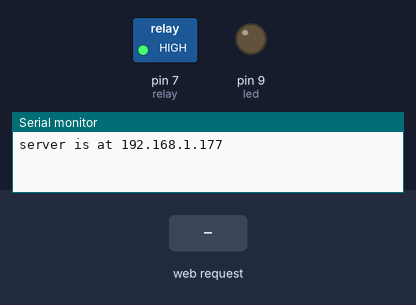
A program run on a simulated Arduino Uno, built with avr-gcc and run on an emulated ATmega328P. Parts: switched loads named in the program (green lamp = pin HIGH), output pins drawn as LEDs (lit = HIGH), the last lines printed to the serial monitor. The inputs (shaded band) are chosen by the test bench. WiFi joins after 1.5 s; servers stay silent unless stated.

Above: at 1.2 s.
1.3 s: HTTP request GET /relay1on received
At 2.5 s:
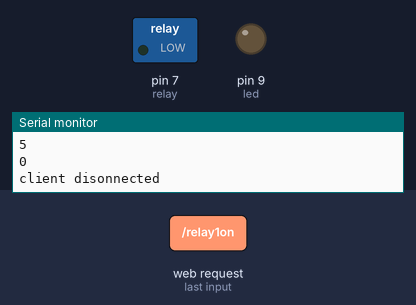
2.8 s: HTTP request GET /motor1off received
At 4.0 s:
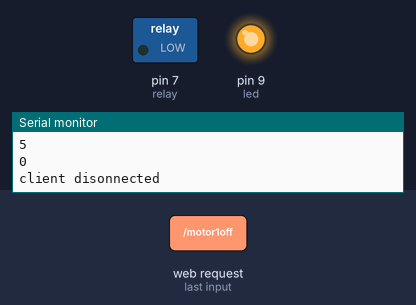
4.3 s: HTTP request GET /relay1off received
At 5.1 s:
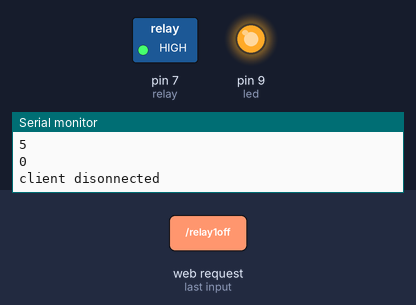
5.8 s: HTTP request GET /motor1on received
At 6.1 s:
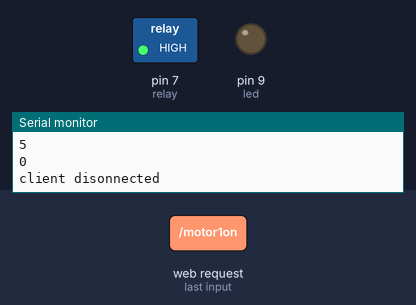
Timing chart, 0 to 8.3 s (numbered marks = the images above; inputs shaded):
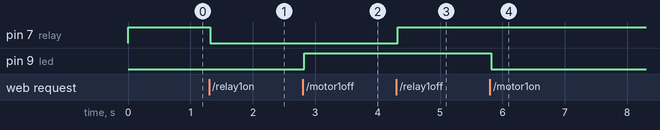

Measured:
- after the input at 1.3 s, pin 7 (relay): HIGH → LOW at once
- after the input at 2.8 s, pin 9 (led): LOW → HIGH at once
- after the input at 4.3 s, pin 7 (relay): LOW → HIGH at once
- after the input at 5.8 s, pin 9 (led): HIGH → LOW at once

The program:

main.cpp
```cpp
#include <Arduino.h>

/*
 * Wish & Cook
 * Hugo Mostardinha @ 2023 -01
 * Tanks: https://randomnerdtutorials.com
*/

#include <SPI.h>
#include <Ethernet.h>

// Enter a MAC address and IP address for your controller below.
// The IP address will be dependent on your local network:
byte mac[] = {
  0xDE, 0xAD, 0xBE, 0xEF, 0xFE, 0xED };
IPAddress ip(192, 168, 1, 177);
// Initialize the Ethernet server library
// with the IP address and port you want to use
// (port 80 is default for HTTP):
EthernetServer server(80);

// Ethernet Shild Pin Used: D10 ~ D13

// Relay state and pin
String relay1State = "Off";
const int relay = 7;

// Motor and PWM
String motor1State = "Off";
const int led = 9;         // the PWM pin the LED is attached to
int brightness = 0;  // how bright the LED is
int fadeAmount = 10;  // how many points to fade the LED by

// Client variables
char linebuf[80];
int charcount=0;

void setup() {
  // Relay module prepared
  pinMode(relay, OUTPUT);
  digitalWrite(relay, HIGH);
  // declare pin 9 to be an PWM output:
  pinMode(led, OUTPUT);
    // set the brightness of pin 9:
  analogWrite(led, brightness);


  // Open serial communication at a baud rate of 9600
  Serial.begin(9600);

  // start the Ethernet connection and the server:
  Ethernet.begin(mac, ip);
  server.begin();
  Serial.print("server is at ");
  Serial.println(Ethernet.localIP());
}

// Display dashboard page with on/off button for relay
// It also print Temperature in C and F
void dashboardPage(EthernetClient &client) {
  client.println("<!DOCTYPE HTML><html><head>");
  client.println("<meta name=\"viewport\" content=\"width=device-width, initial-scale=1\"></head><body>");
  client.println("<h3>Wish & Cook Web Controller - <a href=\"/\">Refresh</a></h3>");
  // Generates buttons to control the relay
  client.println("<h4>Cook 1 - State: " + relay1State + "</h4>");
  // If relay is off, it shows the button to turn the output on
  if(relay1State == "Off"){
    client.println("<a href=\"/relay1on\"><button>ON</button></a>");
  }
  // If relay is on, it shows the button to turn the output off
  else if(relay1State == "On"){
    client.println("<a href=\"/relay1off\"><button>OFF</button></a>");
  }

// Generates buttons to control the motor
  client.println("<h4>Motor 1 - State: " + motor1State + "</h4>");
// If Motor is off, it shows the button to turn the output on
  if(motor1State == "Off"){
    client.println("<a href=\"/motor1on\"><button>ON</button></a>");
  }
  // If relay is on, it shows the button to turn the output off
  else if(motor1State == "On"){
    client.println("<a href=\"/motor1off\"><button>OFF</button></a>");
  }


  client.println("</body></html>");
}


void loop() {


  // listen for incoming clients
  EthernetClient client = server.available();
  if (client) {
    Serial.println("new client");
    memset(linebuf,0,sizeof(linebuf));
    charcount=0;
    // an http request ends with a blank line
    boolean currentLineIsBlank = true;
    while (client.connected()) {
      if (client.available()) {
       char c = client.read();
       //read char by char HTTP request
        linebuf[charcount]=c;
        if (charcount<sizeof(linebuf)-1) charcount++;
        // if you've gotten to the end of the line (received a newline
        // character) and the line is blank, the http request has ended,
        // so you can send a reply
        Serial.println(c);
        if (c == '\n' && currentLineIsBlank) {
          dashboardPage(client);
          break;
        }

        if (c == '\n') {
          // Find Cook botton answer
          if (strstr(linebuf,"GET /relay1off") > 0){
            digitalWrite(relay, HIGH);
            relay1State = "Off";
          }
          else if (strstr(linebuf,"GET /relay1on") > 0){
            digitalWrite(relay, LOW);
            relay1State = "On";
          }
          // Find Motor botton answer

          if (strstr(linebuf,"GET /motor1off") > 0){
            //int bringtness= 500;
            digitalWrite(led, HIGH);
            motor1State = "Off";
          }
          else if (strstr(linebuf,"GET /motor1on") > 0){
            //int bringtness= 0; brightness
            digitalWrite(led,LOW);
            motor1State = "On";
          }

          // you're starting a new line
          currentLineIsBlank = true;
          memset(linebuf,0,sizeof(linebuf));
          charcount=0;
        }
        else if (c != '\r') {
          // you've gotten a character on the current line
          currentLineIsBlank = false;
        }
      }
    }
    // give the web browser time to receive the data
    delay(1);
    // close the connection:
    client.stop();
    Serial.println("client disonnected");
  }
}
```
